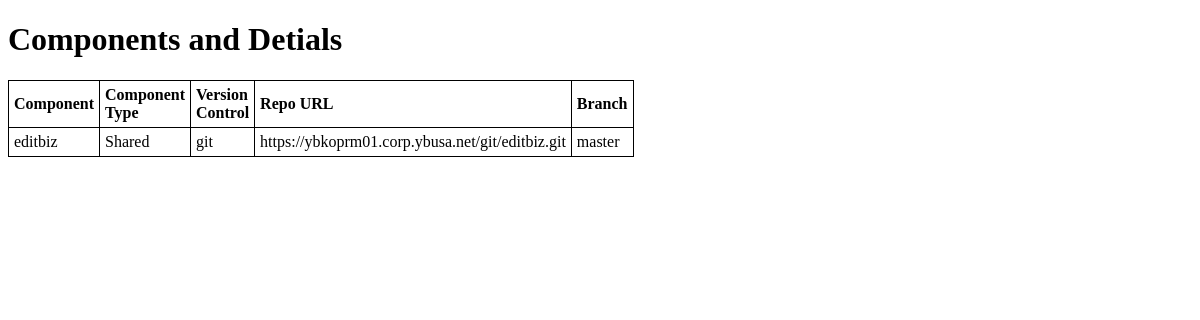
The app's page /tagging/components/, older data.
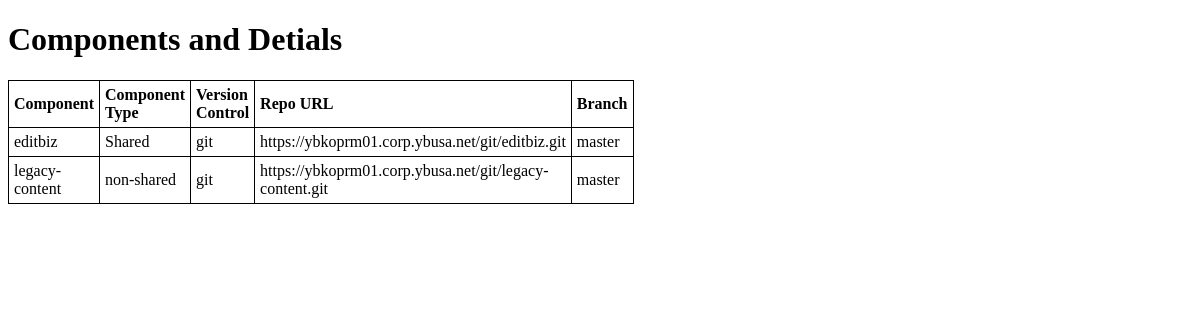
The same page, newer data.
### tagging/models.py (models this page shows)
class components(models.Model):
	component_name  = models.CharField("Component's Name",max_length=50,primary_key=True)
	component_type  = models.CharField("Component's Type",max_length=20)
        version_control = models.ForeignKey(vc_credentials)
        repo_path       = models.URLField("URL for git/svn")
        branch          = models.CharField("Branch",max_length=20)
	def __unicode__(self):
		return self.component_name
	def type(self):
		return self.component_type
	def vc(self):
		return self.version_control
	def repo(self):
		return self.repo_path
	def comp_branch(self):
		return self.branch

class vc_credentials(models.Model):
        VERSION           = (
               (u'svn',u'Subversion'),
               (u'git',u'Git'),
        )
        version_control   = models.CharField(max_length=3, choices=VERSION,primary_key=True)
        userid            = models.CharField("Username",max_length=20)
        password          = models.CharField("Password",max_length=20)
        def __unicode__(self):
		return self.version_control
	def username(self):
		return self.userid
	def passwd(self):
		return self.password

### tagging/views.py (the view)
# urls.py: url(r'components/$', views.components, name='components'),
def components(request):
        componentlist = models.components.objects.all()
        return render(request, 'components.html', {'components' : componentlist})

### templates/components.html (shortened to what this page needs)
<!DOCTYPE html>
<html>
<head>
<h1>Components and Detials</h1>
</head>
<body>
<table style="width:300px">
<tr>
  <th>Component</th>
  <th>Component Type</th>
  <th>Version Control</th>
  <th>Repo URL</th>
  <th>Branch</th>
</tr>
{% for component in components %}
<tr>
  <td>{{ component}}</td>
  <td>{{ component.type }}</td>
  <td>{{ component.vc }}</td>
  <td>{{ component.repo }}</td>
  <td>{{ component.comp_branch }}</td>
</tr>
{% endfor %}
</table>
</body>
</html>

Row changes from the older to the newer data that the page shows:
added components: component_name "legacy-content", type "non-shared", vc "git", repo "https://ybkoprm01.corp.ybusa.net/git/legacy-content.git", comp_branch "master"
